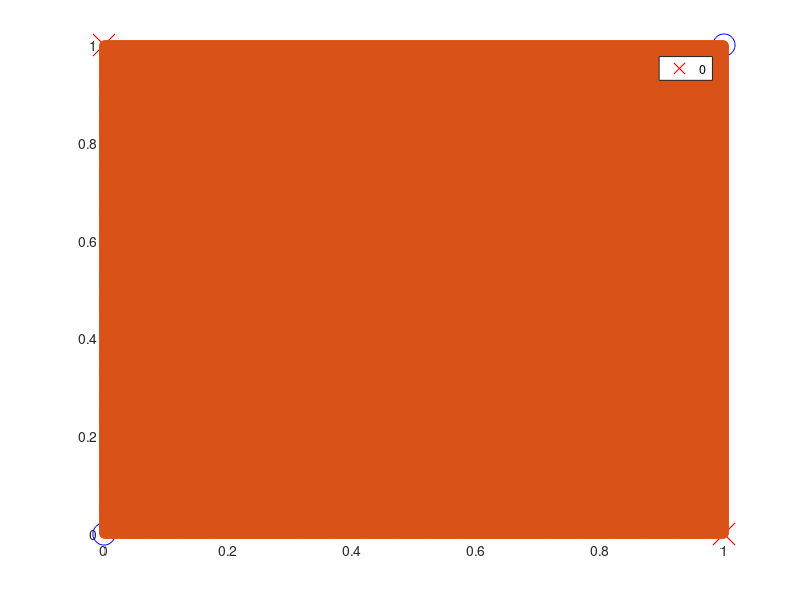
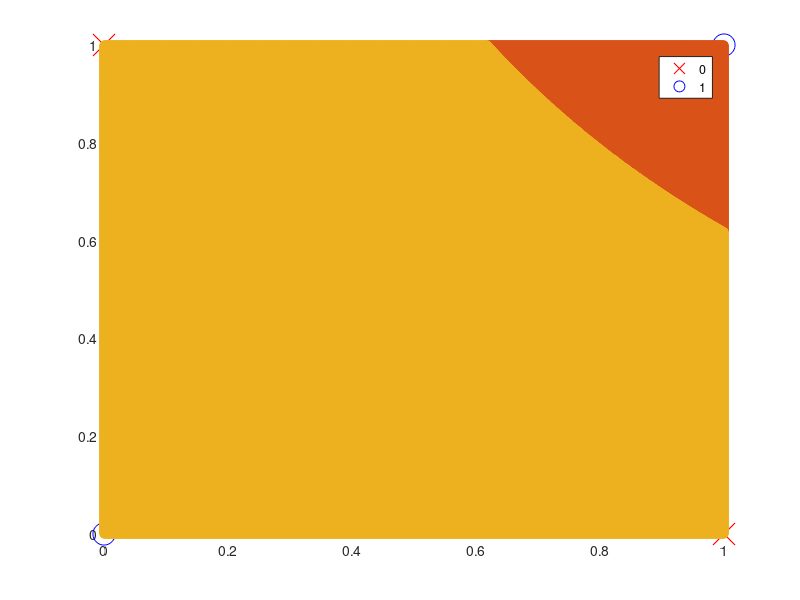
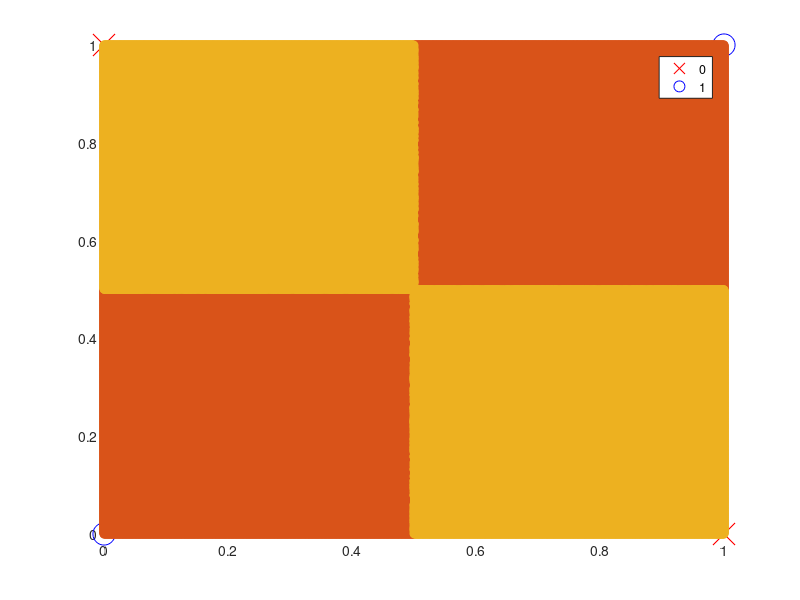

MATLAB code to generate these figures, in order:
%%% 1. Clear variables and close all figures
clearvars;
close all;

%%% 2. Define input training examples
X = [0 1; 1 1; 1 0; 0 0];
y = [1;0;1;0];

%%% 3. Train a non-linear SVM classifier
%%% PLACE YOUR CODE HERE
svm_lin = fitcsvm(X, y, 'ClassNames', [0 1]);
svm_poly = fitcsvm(X, y, 'ClassNames', [0 1], 'KernelFunction', 'polynomial');
svm_gauss = fitcsvm(X,y,'ClassNames', [0,1],'KernelFunction', 'gaussian'); 

%%% 4. Compute decision regions
%%% PLACE YOUR CODE HERE
%%% Hint: Use plot_XOR_and_regions as inspiration
X = [0 1; 1 1; 1 0; 0 0];
[X1,X2] = meshgrid(0:0.001:1, 0:0.001:1);
X1 = X1(:);
X2 = X2(:);
XVALUE = [X1 X2];
pred_lin = predict(svm_lin, XVALUE);
pred_poly = predict(svm_poly, XVALUE);
pred_gauss = predict(svm_gauss, XVALUE);

%%%% Linear
figure; 
hold on;
%Plot the actual training examples
plot([X(1,1) X(3,1)], [X(1,2) X(3,2)], 'rx', 'MarkerSize', 16);
hold on
plot([X(2,1) X(4,1)], [X(2,2) X(4,2)], 'bo', 'MarkerSize', 16);
hold on
%Plot decision regions
gscatter(X1, X2, pred_lin, [0.85 0.325 0.098; 0.9290 0.6940 0.1250]);
axis tight;

%%%% Polynomial
figure; 
hold on;
%Plot the actual training examples
plot([X(1,1) X(3,1)], [X(1,2) X(3,2)], 'rx', 'MarkerSize', 16);
hold on
plot([X(2,1) X(4,1)], [X(2,2) X(4,2)], 'bo', 'MarkerSize', 16);
hold on
%Plot decision regions
gscatter(X1, X2, pred_poly, [0.85 0.325 0.098; 0.9290 0.6940 0.1250]);
axis tight;

%%%% Gaussian
figure; 
hold on;
%Plot the actual training examples
plot([X(1,1) X(3,1)], [X(1,2) X(3,2)], 'rx', 'MarkerSize', 16);
hold on
plot([X(2,1) X(4,1)], [X(2,2) X(4,2)], 'bo', 'MarkerSize', 16);
hold on
%Plot decision regions
gscatter(X1, X2, pred_gauss, [0.85 0.325 0.098; 0.9290 0.6940 0.1250]);
axis tight;